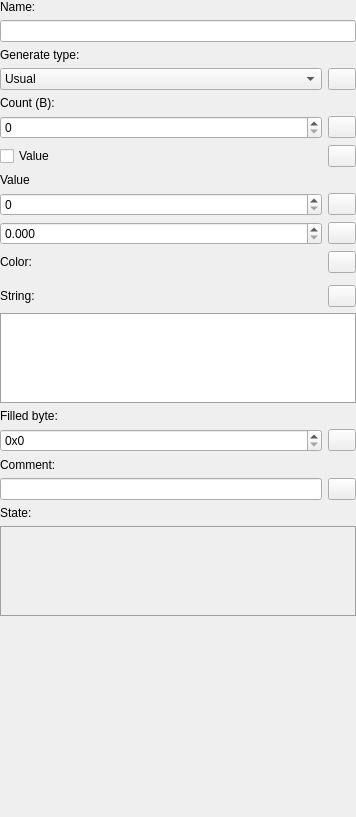
<?xml version="1.0" encoding="UTF-8"?>
<ui version="4.0">
 <class>FormGenerateNode</class>
 <widget class="QWidget" name="FormGenerateNode">
  <property name="geometry">
   <rect>
    <x>0</x>
    <y>0</y>
    <width>356</width>
    <height>817</height>
   </rect>
  </property>
  <property name="windowTitle">
   <string>Form</string>
  </property>
  <layout class="QVBoxLayout" name="verticalLayout">
   <property name="leftMargin">
    <number>0</number>
   </property>
   <property name="topMargin">
    <number>0</number>
   </property>
   <property name="rightMargin">
    <number>0</number>
   </property>
   <property name="bottomMargin">
    <number>0</number>
   </property>
   <item>
    <widget class="QLabel" name="labelName_">
     <property name="text">
      <string>Name:</string>
     </property>
    </widget>
   </item>
   <item>
    <widget class="QLineEdit" name="lineEditName_">
     <property name="maxLength">
      <number>32</number>
     </property>
    </widget>
   </item>
   <item>
    <widget class="QLabel" name="labelGenerateType_">
     <property name="text">
      <string>Generate type:</string>
     </property>
    </widget>
   </item>
   <item>
    <layout class="QHBoxLayout" name="horizontalLayout_10">
     <item>
      <widget class="QComboBox" name="comboBoxGenerateType_">
       <property name="currentIndex">
        <number>0</number>
       </property>
       <item>
        <property name="text">
         <string>Usual</string>
        </property>
       </item>
       <item>
        <property name="text">
         <string>Random</string>
        </property>
       </item>
       <item>
        <property name="text">
         <string>Bool</string>
        </property>
       </item>
       <item>
        <property name="text">
         <string>Int8</string>
        </property>
       </item>
       <item>
        <property name="text">
         <string>UInt8</string>
        </property>
       </item>
       <item>
        <property name="text">
         <string>Int16</string>
        </property>
       </item>
       <item>
        <property name="text">
         <string>UInt16</string>
        </property>
       </item>
       <item>
        <property name="text">
         <string>Int32</string>
        </property>
       </item>
       <item>
        <property name="text">
         <string>UInt32</string>
        </property>
       </item>
       <item>
        <property name="text">
         <string>Int64</string>
        </property>
       </item>
       <item>
        <property name="text">
         <string>UInt64</string>
        </property>
       </item>
       <item>
        <property name="text">
         <string>Float</string>
        </property>
       </item>
       <item>
        <property name="text">
         <string>Double</string>
        </property>
       </item>
       <item>
        <property name="text">
         <string>String</string>
        </property>
       </item>
       <item>
        <property name="text">
         <string>Color</string>
        </property>
       </item>
      </widget>
     </item>
     <item>
      <widget class="QPushButton" name="pushBtnResetGenerateType_">
       <property name="enabled">
        <bool>true</bool>
       </property>
       <property name="minimumSize">
        <size>
         <width>28</width>
         <height>22</height>
        </size>
       </property>
       <property name="maximumSize">
        <size>
         <width>28</width>
         <height>22</height>
        </size>
       </property>
       <property name="toolTip">
        <string>Reset value</string>
       </property>
       <property name="text">
        <string/>
       </property>
       <property name="icon">
        <iconset resource="../../res.qrc">
         <normaloff>:/res_images/images/reset_value.png</normaloff>:/res_images/images/reset_value.png</iconset>
       </property>
      </widget>
     </item>
    </layout>
   </item>
   <item>
    <widget class="QLabel" name="labelByteCount_">
     <property name="text">
      <string>Count (B):</string>
     </property>
    </widget>
   </item>
   <item>
    <layout class="QHBoxLayout" name="horizontalLayout_11">
     <item>
      <widget class="QSpinBox" name="spinBoxByteCount_">
       <property name="contextMenuPolicy">
        <enum>Qt::NoContextMenu</enum>
       </property>
      </widget>
     </item>
     <item>
      <widget class="QPushButton" name="pushBtnResetByteCount_">
       <property name="enabled">
        <bool>true</bool>
       </property>
       <property name="minimumSize">
        <size>
         <width>28</width>
         <height>22</height>
        </size>
       </property>
       <property name="maximumSize">
        <size>
         <width>28</width>
         <height>22</height>
        </size>
       </property>
       <property name="toolTip">
        <string>Reset value</string>
       </property>
       <property name="text">
        <string/>
       </property>
       <property name="icon">
        <iconset resource="../../res.qrc">
         <normaloff>:/res_images/images/reset_value.png</normaloff>:/res_images/images/reset_value.png</iconset>
       </property>
      </widget>
     </item>
    </layout>
   </item>
   <item>
    <layout class="QHBoxLayout" name="horizontalLayout_12">
     <item>
      <widget class="QCheckBox" name="checkBoxBoolValue_">
       <property name="text">
        <string>Value</string>
       </property>
      </widget>
     </item>
     <item>
      <widget class="QPushButton" name="pushBtnResetBoolValue_">
       <property name="enabled">
        <bool>true</bool>
       </property>
       <property name="minimumSize">
        <size>
         <width>28</width>
         <height>22</height>
        </size>
       </property>
       <property name="maximumSize">
        <size>
         <width>28</width>
         <height>22</height>
        </size>
       </property>
       <property name="toolTip">
        <string>Reset value</string>
       </property>
       <property name="text">
        <string/>
       </property>
       <property name="icon">
        <iconset resource="../../res.qrc">
         <normaloff>:/res_images/images/reset_value.png</normaloff>:/res_images/images/reset_value.png</iconset>
       </property>
      </widget>
     </item>
    </layout>
   </item>
   <item>
    <widget class="QLabel" name="labelValue_">
     <property name="text">
      <string>Value</string>
     </property>
    </widget>
   </item>
   <item>
    <layout class="QHBoxLayout" name="horizontalLayout_13">
     <item>
      <widget class="QSpinBox" name="spinBoxIntValue_">
       <property name="contextMenuPolicy">
        <enum>Qt::NoContextMenu</enum>
       </property>
       <property name="maximum">
        <number>255</number>
       </property>
      </widget>
     </item>
     <item>
      <widget class="QPushButton" name="pushBtnResetIntValue_">
       <property name="enabled">
        <bool>true</bool>
       </property>
       <property name="minimumSize">
        <size>
         <width>28</width>
         <height>22</height>
        </size>
       </property>
       <property name="maximumSize">
        <size>
         <width>28</width>
         <height>22</height>
        </size>
       </property>
       <property name="toolTip">
        <string>Reset value</string>
       </property>
       <property name="text">
        <string/>
       </property>
       <property name="icon">
        <iconset resource="../../res.qrc">
         <normaloff>:/res_images/images/reset_value.png</normaloff>:/res_images/images/reset_value.png</iconset>
       </property>
      </widget>
     </item>
    </layout>
   </item>
   <item>
    <layout class="QHBoxLayout" name="horizontalLayout_14">
     <item>
      <widget class="QDoubleSpinBox" name="doubleSpinBoxDoubleValue_">
       <property name="contextMenuPolicy">
        <enum>Qt::NoContextMenu</enum>
       </property>
       <property name="decimals">
        <number>3</number>
       </property>
       <property name="maximum">
        <double>100.000000000000000</double>
       </property>
      </widget>
     </item>
     <item>
      <widget class="QPushButton" name="pushBtnResetDoubleValue_">
       <property name="enabled">
        <bool>true</bool>
       </property>
       <property name="minimumSize">
        <size>
         <width>28</width>
         <height>22</height>
        </size>
       </property>
       <property name="maximumSize">
        <size>
         <width>28</width>
         <height>22</height>
        </size>
       </property>
       <property name="toolTip">
        <string>Reset value</string>
       </property>
       <property name="text">
        <string/>
       </property>
       <property name="icon">
        <iconset resource="../../res.qrc">
         <normaloff>:/res_images/images/reset_value.png</normaloff>:/res_images/images/reset_value.png</iconset>
       </property>
      </widget>
     </item>
    </layout>
   </item>
   <item>
    <layout class="QHBoxLayout" name="horizontalLayout_15">
     <item>
      <widget class="QLabel" name="labelColorValue_">
       <property name="text">
        <string>Color:</string>
       </property>
      </widget>
     </item>
     <item>
      <widget class="QPushButton" name="pushBtnResetColorValue_">
       <property name="enabled">
        <bool>true</bool>
       </property>
       <property name="minimumSize">
        <size>
         <width>28</width>
         <height>22</height>
        </size>
       </property>
       <property name="maximumSize">
        <size>
         <width>28</width>
         <height>22</height>
        </size>
       </property>
       <property name="toolTip">
        <string>Reset value</string>
       </property>
       <property name="text">
        <string/>
       </property>
       <property name="icon">
        <iconset resource="../../res.qrc">
         <normaloff>:/res_images/images/reset_value.png</normaloff>:/res_images/images/reset_value.png</iconset>
       </property>
      </widget>
     </item>
    </layout>
   </item>
   <item>
    <widget class="FormAdvColor" name="widgetColorValue_" native="true"/>
   </item>
   <item>
    <layout class="QHBoxLayout" name="horizontalLayout_16">
     <item>
      <widget class="QLabel" name="labelStrValue_">
       <property name="text">
        <string>String:</string>
       </property>
      </widget>
     </item>
     <item>
      <widget class="QPushButton" name="pushBtnResetStrValue_">
       <property name="enabled">
        <bool>true</bool>
       </property>
       <property name="minimumSize">
        <size>
         <width>28</width>
         <height>22</height>
        </size>
       </property>
       <property name="maximumSize">
        <size>
         <width>28</width>
         <height>22</height>
        </size>
       </property>
       <property name="toolTip">
        <string>Reset value</string>
       </property>
       <property name="text">
        <string/>
       </property>
       <property name="icon">
        <iconset resource="../../res.qrc">
         <normaloff>:/res_images/images/reset_value.png</normaloff>:/res_images/images/reset_value.png</iconset>
       </property>
      </widget>
     </item>
    </layout>
   </item>
   <item>
    <widget class="QPlainTextEdit" name="plainTextEditStrValue_">
     <property name="minimumSize">
      <size>
       <width>0</width>
       <height>90</height>
      </size>
     </property>
     <property name="maximumSize">
      <size>
       <width>16777215</width>
       <height>90</height>
      </size>
     </property>
     <property name="contextMenuPolicy">
      <enum>Qt::NoContextMenu</enum>
     </property>
     <property name="styleSheet">
      <string notr="true">border: 1px solid rgb(160, 160, 160);</string>
     </property>
    </widget>
   </item>
   <item>
    <widget class="QLabel" name="labelFilledByte_">
     <property name="text">
      <string>Filled byte:</string>
     </property>
    </widget>
   </item>
   <item>
    <layout class="QHBoxLayout" name="horizontalLayout_17">
     <item>
      <widget class="FormAdvSpinBox" name="spinBoxFilledByte_">
       <property name="contextMenuPolicy">
        <enum>Qt::NoContextMenu</enum>
       </property>
       <property name="prefix">
        <string>0x</string>
       </property>
       <property name="maximum">
        <number>255</number>
       </property>
       <property name="displayIntegerBase">
        <number>16</number>
       </property>
      </widget>
     </item>
     <item>
      <widget class="QPushButton" name="pushBtnResetFilledByte_">
       <property name="enabled">
        <bool>true</bool>
       </property>
       <property name="minimumSize">
        <size>
         <width>28</width>
         <height>22</height>
        </size>
       </property>
       <property name="maximumSize">
        <size>
         <width>28</width>
         <height>22</height>
        </size>
       </property>
       <property name="toolTip">
        <string>Reset value</string>
       </property>
       <property name="text">
        <string/>
       </property>
       <property name="icon">
        <iconset resource="../../res.qrc">
         <normaloff>:/res_images/images/reset_value.png</normaloff>:/res_images/images/reset_value.png</iconset>
       </property>
      </widget>
     </item>
    </layout>
   </item>
   <item>
    <widget class="QLabel" name="labelComment_">
     <property name="text">
      <string>Comment:</string>
     </property>
    </widget>
   </item>
   <item>
    <layout class="QHBoxLayout" name="horizontalLayout_18">
     <item>
      <widget class="QLineEdit" name="lineEditComment_">
       <property name="contextMenuPolicy">
        <enum>Qt::NoContextMenu</enum>
       </property>
       <property name="maxLength">
        <number>64</number>
       </property>
      </widget>
     </item>
     <item>
      <widget class="QPushButton" name="pushBtnResetComment_">
       <property name="enabled">
        <bool>true</bool>
       </property>
       <property name="minimumSize">
        <size>
         <width>28</width>
         <height>22</height>
        </size>
       </property>
       <property name="maximumSize">
        <size>
         <width>28</width>
         <height>22</height>
        </size>
       </property>
       <property name="toolTip">
        <string>Reset value</string>
       </property>
       <property name="text">
        <string/>
       </property>
       <property name="icon">
        <iconset resource="../../res.qrc">
         <normaloff>:/res_images/images/reset_value.png</normaloff>:/res_images/images/reset_value.png</iconset>
       </property>
      </widget>
     </item>
    </layout>
   </item>
   <item>
    <widget class="QLabel" name="labelState_">
     <property name="text">
      <string>State:</string>
     </property>
    </widget>
   </item>
   <item>
    <widget class="QPlainTextEdit" name="plainTextEditState_">
     <property name="minimumSize">
      <size>
       <width>0</width>
       <height>90</height>
      </size>
     </property>
     <property name="maximumSize">
      <size>
       <width>16777215</width>
       <height>90</height>
      </size>
     </property>
     <property name="palette">
      <palette>
       <active>
        <colorrole role="Base">
         <brush brushstyle="SolidPattern">
          <color alpha="0">
           <red>255</red>
           <green>255</green>
           <blue>255</blue>
          </color>
         </brush>
        </colorrole>
       </active>
       <inactive>
        <colorrole role="Base">
         <brush brushstyle="SolidPattern">
          <color alpha="0">
           <red>255</red>
           <green>255</green>
           <blue>255</blue>
          </color>
         </brush>
        </colorrole>
       </inactive>
       <disabled/>
      </palette>
     </property>
     <property name="styleSheet">
      <string notr="true">border: 1px solid rgb(160, 160, 160);</string>
     </property>
     <property name="undoRedoEnabled">
      <bool>false</bool>
     </property>
     <property name="readOnly">
      <bool>true</bool>
     </property>
    </widget>
   </item>
   <item>
    <spacer name="verticalSpacer">
     <property name="orientation">
      <enum>Qt::Vertical</enum>
     </property>
     <property name="sizeHint" stdset="0">
      <size>
       <width>20</width>
       <height>154</height>
      </size>
     </property>
    </spacer>
   </item>
  </layout>
 </widget>
 <customwidgets>
  <customwidget>
   <class>FormAdvColor</class>
   <extends>QWidget</extends>
   <header>form_adv_color.h</header>
   <container>1</container>
  </customwidget>
  <customwidget>
   <class>FormAdvSpinBox</class>
   <extends>QSpinBox</extends>
   <header>form_adv_spin_box.h</header>
  </customwidget>
 </customwidgets>
 <resources>
  <include location="../../res.qrc"/>
 </resources>
 <connections/>
</ui>
